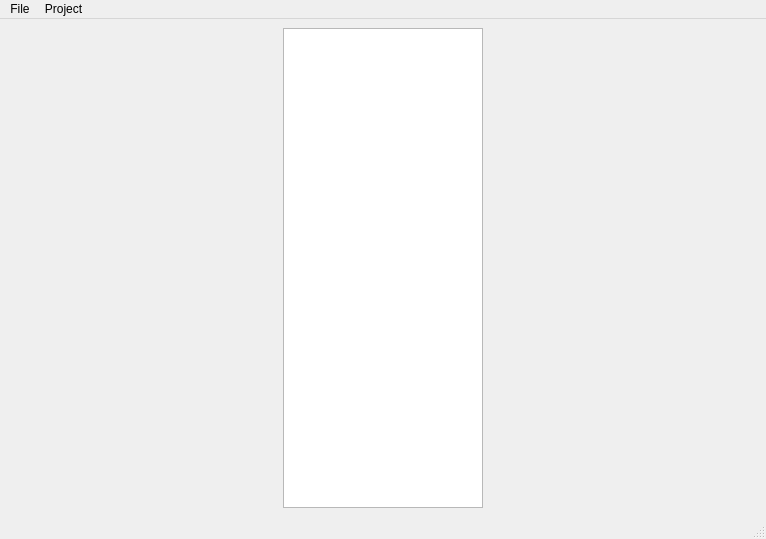
<?xml version="1.0" encoding="UTF-8"?>
<ui version="4.0">
 <class>MainWindow</class>
 <widget class="QMainWindow" name="MainWindow">
  <property name="geometry">
   <rect>
    <x>0</x>
    <y>0</y>
    <width>766</width>
    <height>539</height>
   </rect>
  </property>
  <property name="windowTitle">
   <string>Polaris Analyser</string>
  </property>
  <property name="windowIcon">
   <iconset resource="resources.qrc">
    <normaloff>:/plugins/polaris/icons/logo.png</normaloff>:/plugins/polaris/icons/logo.png</iconset>
  </property>
  <widget class="QWidget" name="centralwidget">
   <layout class="QVBoxLayout" name="verticalLayout">
    <item>
     <layout class="QVBoxLayout" name="mainVLayout">
      <item>
       <layout class="QHBoxLayout" name="horizontalLayout">
        <item>
         <widget class="QTreeWidget" name="treeWidget">
          <property name="minimumSize">
           <size>
            <width>0</width>
            <height>400</height>
           </size>
          </property>
          <property name="maximumSize">
           <size>
            <width>200</width>
            <height>16777215</height>
           </size>
          </property>
          <property name="autoFillBackground">
           <bool>false</bool>
          </property>
          <property name="indentation">
           <number>10</number>
          </property>
          <attribute name="headerVisible">
           <bool>false</bool>
          </attribute>
          <column>
           <property name="text">
            <string notr="true">1</string>
           </property>
          </column>
         </widget>
        </item>
        <item>
         <layout class="QVBoxLayout" name="plotLayout"/>
        </item>
       </layout>
      </item>
     </layout>
    </item>
   </layout>
  </widget>
  <widget class="QMenuBar" name="menubar">
   <property name="geometry">
    <rect>
     <x>0</x>
     <y>0</y>
     <width>766</width>
     <height>21</height>
    </rect>
   </property>
   <widget class="QMenu" name="menuFile">
    <property name="title">
     <string>File</string>
    </property>
    <addaction name="actionNew"/>
    <addaction name="actionSave"/>
    <addaction name="actionOpen"/>
    <addaction name="actionExit"/>
   </widget>
   <widget class="QMenu" name="menuProject">
    <property name="title">
     <string>Project</string>
    </property>
    <addaction name="actionConnect"/>
    <addaction name="actionPopulate"/>
    <addaction name="actionReset_Requirements"/>
    <addaction name="actionRefresh"/>
    <addaction name="actionAdd_Requierement"/>
    <addaction name="actionAdd_Data_Item"/>
    <addaction name="actionRefresh_Tree"/>
   </widget>
   <addaction name="menuFile"/>
   <addaction name="menuProject"/>
  </widget>
  <widget class="QStatusBar" name="statusbar"/>
  <action name="actionNew">
   <property name="text">
    <string>New</string>
   </property>
   <property name="shortcut">
    <string>Ctrl+N</string>
   </property>
  </action>
  <action name="actionSave">
   <property name="text">
    <string>Save</string>
   </property>
   <property name="shortcut">
    <string>Ctrl+S</string>
   </property>
  </action>
  <action name="actionOpen">
   <property name="text">
    <string>Open</string>
   </property>
   <property name="shortcut">
    <string>Ctrl+O</string>
   </property>
  </action>
  <action name="actionExit">
   <property name="text">
    <string>Exit</string>
   </property>
   <property name="shortcut">
    <string>Ctrl+Q</string>
   </property>
  </action>
  <action name="actionPopulate">
   <property name="text">
    <string>Populate</string>
   </property>
  </action>
  <action name="actionConnect">
   <property name="text">
    <string>Connect</string>
   </property>
  </action>
  <action name="actionReset_Requirements">
   <property name="text">
    <string>Reset Requirements</string>
   </property>
  </action>
  <action name="actionRefresh">
   <property name="text">
    <string>Refresh</string>
   </property>
  </action>
  <action name="actionAdd_Requierement">
   <property name="text">
    <string>Add  Requierement</string>
   </property>
  </action>
  <action name="actionAdd_Data_Item">
   <property name="text">
    <string>Add Data Item</string>
   </property>
  </action>
  <action name="actionRefresh_Tree">
   <property name="text">
    <string>Refresh Tree</string>
   </property>
  </action>
 </widget>
 <resources>
  <include location="resources.qrc"/>
 </resources>
 <connections>
  <connection>
   <sender>actionExit</sender>
   <signal>triggered()</signal>
   <receiver>MainWindow</receiver>
   <slot>close()</slot>
   <hints>
    <hint type="sourcelabel">
     <x>-1</x>
     <y>-1</y>
    </hint>
    <hint type="destinationlabel">
     <x>382</x>
     <y>269</y>
    </hint>
   </hints>
  </connection>
 </connections>
</ui>
